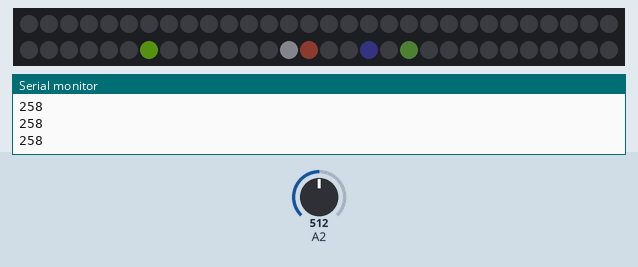
Recording of a sketch running on a simulated ATtiny85, built with avr-gcc and run on an emulated ATtiny85. Shown: 60 RGB LEDs in strip order, left to right, continuing on the next row, the last lines printed to the serial monitor. The test bench sets the inputs (shaded band); at power-on: A2 = 512. Dim RGB values are drawn brighter than linear; random numbers use the default seed unless the sketch sets one.

Above: at 1.2 s.
1.3 s: A2 set to 122
3.0 s: A2 set to 0
At 3.76 s:
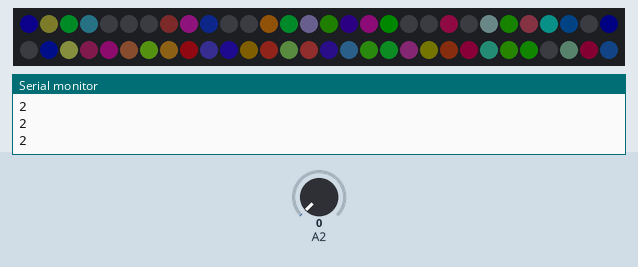
5.7 s: A2 set to 306
At 5.79 s:
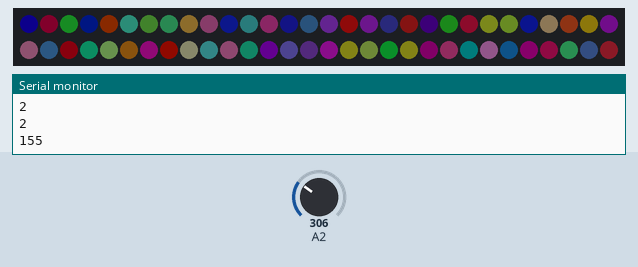
7.6 s: A2 set to 0
At 7.93 s:
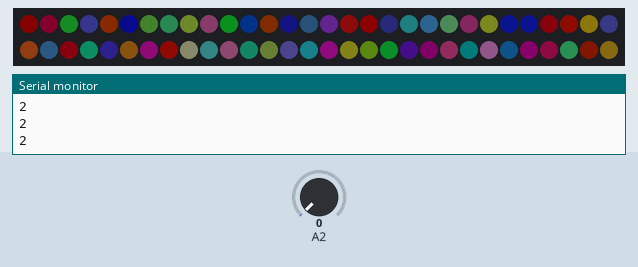
10.1 s: A2 set to 1023
At 10.4 s:
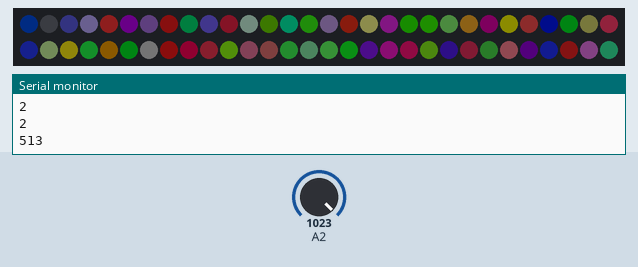
13.1 s: A2 set to 716
At 21.08 s:
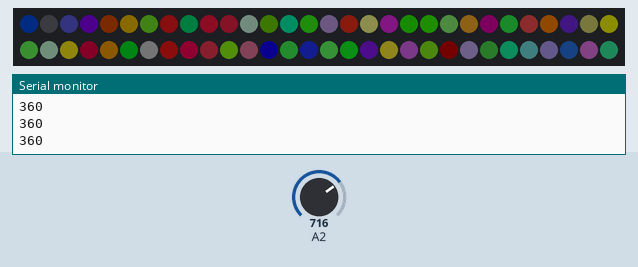

The sketch:

blinky_belt.ino
```cpp
// Simple strand test for Adafruit Dot Star RGB LED strip.
// This is a basic diagnostic tool, NOT a graphics demo...helps confirm
// correct wiring and tests each pixel's ability to display red, green
// and blue and to forward data down the line.  By limiting the number
// and color of LEDs, it's reasonably safe to power a couple meters off
// the Arduino's 5V pin.  DON'T try that with other code!

#include <Adafruit_DotStar.h>
// Because conditional #includes don't work w/Arduino sketches...
//#include <SPI.h>         // COMMENT OUT THIS LINE FOR GEMMA OR TRINKET
#include <avr/power.h> // ENABLE THIS LINE FOR GEMMA OR TRINKET

#define NUMPIXELS 60 // Number of LEDs in strip

// Here's how to control the LEDs from any two pins:
#define DATAPIN    4
#define CLOCKPIN   5
Adafruit_DotStar strip = Adafruit_DotStar(
  NUMPIXELS, DATAPIN, CLOCKPIN, DOTSTAR_BRG);
// The last parameter is optional -- this is the color data order of the
// DotStar strip, which has changed over time in different production runs.
// Your code just uses R,G,B colors, the library then reassigns as needed.
// Default is DOTSTAR_BRG, so change this if you have an earlier strip.

// Hardware SPI is a little faster, but must be wired to specific pins
// (Arduino Uno = pin 11 for data, 13 for clock, other boards are different).
//Adafruit_DotStar strip = Adafruit_DotStar(NUMPIXELS, DOTSTAR_BRG);

const uint8_t PROGMEM gamma8[] = {
    0,  0,  0,  0,  0,  0,  0,  0,  0,  0,  0,  0,  0,  0,  0,  0,
    0,  0,  0,  0,  0,  0,  0,  0,  0,  0,  0,  0,  1,  1,  1,  1,
    1,  1,  1,  1,  1,  1,  1,  1,  1,  2,  2,  2,  2,  2,  2,  2,
    2,  3,  3,  3,  3,  3,  3,  3,  4,  4,  4,  4,  4,  5,  5,  5,
    5,  6,  6,  6,  6,  7,  7,  7,  7,  8,  8,  8,  9,  9,  9, 10,
   10, 10, 11, 11, 11, 12, 12, 13, 13, 13, 14, 14, 15, 15, 16, 16,
   17, 17, 18, 18, 19, 19, 20, 20, 21, 21, 22, 22, 23, 24, 24, 25,
   25, 26, 27, 27, 28, 29, 29, 30, 31, 32, 32, 33, 34, 35, 35, 36,
   37, 38, 39, 39, 40, 41, 42, 43, 44, 45, 46, 47, 48, 49, 50, 50,
   51, 52, 54, 55, 56, 57, 58, 59, 60, 61, 62, 63, 64, 66, 67, 68,
   69, 70, 72, 73, 74, 75, 77, 78, 79, 81, 82, 83, 85, 86, 87, 89,
   90, 92, 93, 95, 96, 98, 99,101,102,104,105,107,109,110,112,114,
  115,117,119,120,122,124,126,127,129,131,133,135,137,138,140,142,
  144,146,148,150,152,154,156,158,160,162,164,167,169,171,173,175,
  177,180,182,184,186,189,191,193,196,198,200,203,205,208,210,213,
  215,218,220,223,225,228,231,233,236,239,241,244,247,249,252,255 };

//result = pgm_read_byte(&gamma8[input]);

int potPin = 2;    // select the input pin for the potentiometer
int val = 0;       // variable to store the value coming from the sensor

void setup(){
  // if analog input pin 0 is unconnected, random analog
  // noise will cause the call to randomSeed() to generate
  // different seed numbers each time the sketch runs.
  // randomSeed() will then shuffle the random function.
  randomSeed(analogRead(0));
  Serial.begin(9600);


#if defined(__AVR_ATtiny85__) && (F_CPU == 16000000L)
  clock_prescale_set(clock_div_1); // Enable 16 MHz on Trinket
#endif

  strip.begin(); // Initialize pins for output
  strip.show();  // Turn all LEDs off ASAP
}

// Runs 10 LEDs at a time along strip, cycling through red, green and blue.
// This requires about 200 mA for all the 'on' pixels + 1 mA per 'off' pixel.

int      head  = 0, tail = -20; // Index of first 'on' and 'off' pixels
int      red = 0, blue = 0, green = 0;
int      i = 0;

void loop() {
  val = analogRead(potPin) / 2 + 2;    // read the value from the sensor
  Serial.println(val);
  i = random(NUMPIXELS);
  blue = random(77) + 20;
  green = random(77) + 20;
  red = random(77) + 20;
  strip.setPixelColor(i, pgm_read_byte(&gamma8[red]), pgm_read_byte(&gamma8[green]), pgm_read_byte(&gamma8[blue])); // 'On' pixel at head
  strip.show();                     // Refresh strip
  delay(val);                        // Pause 20 milliseconds (~50 FPS)
//  if(++blue >= 127) {
//    blue = 0;
//  }
}
```
